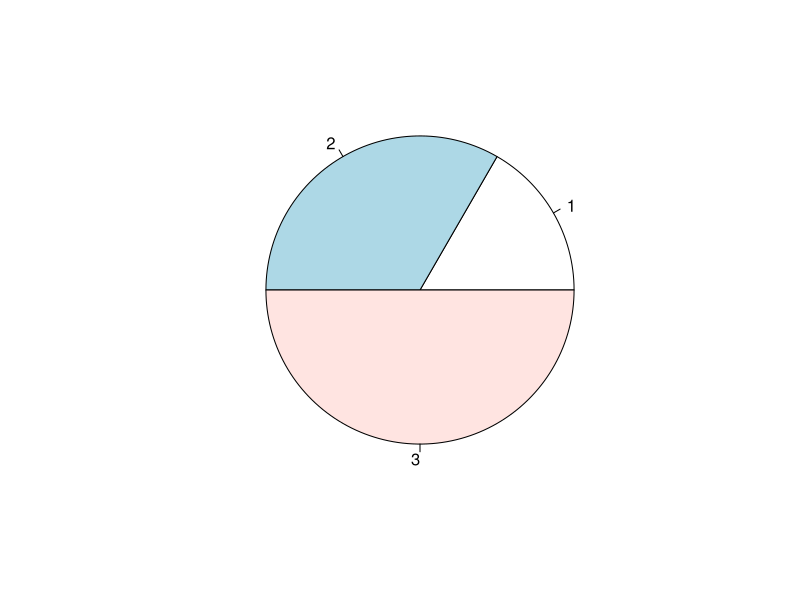

Here is the R script that generated this plot:
## ---- chunk 1
pie(1:3)
